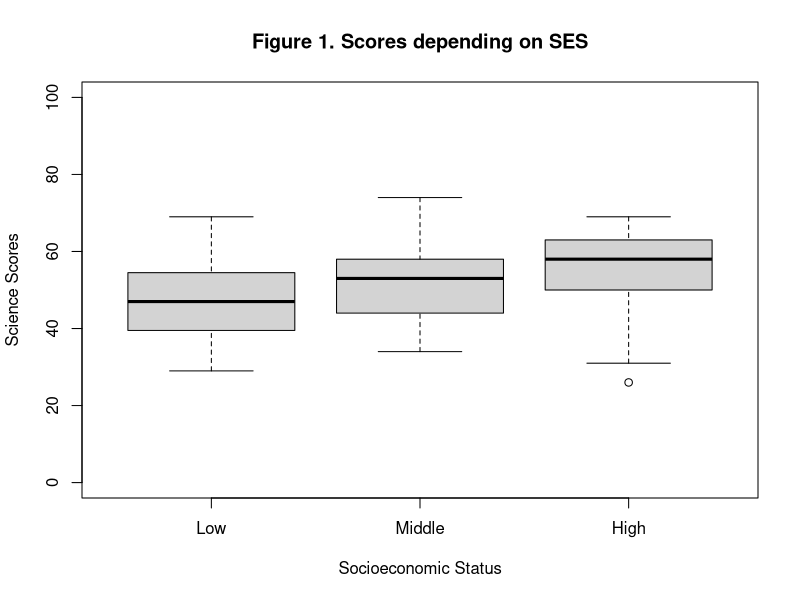
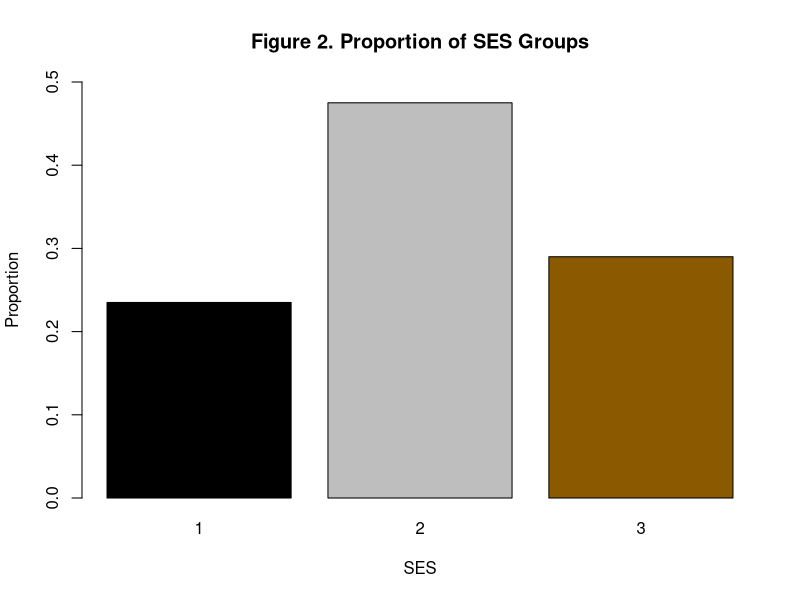
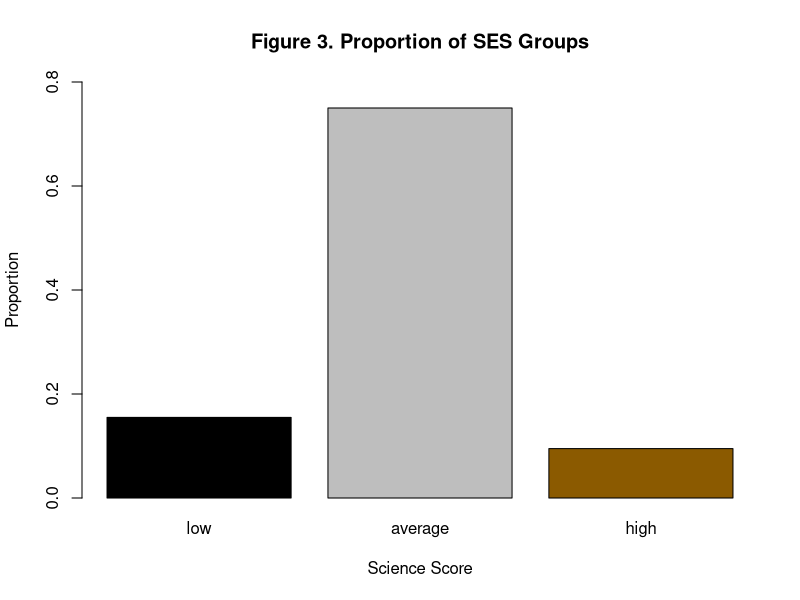
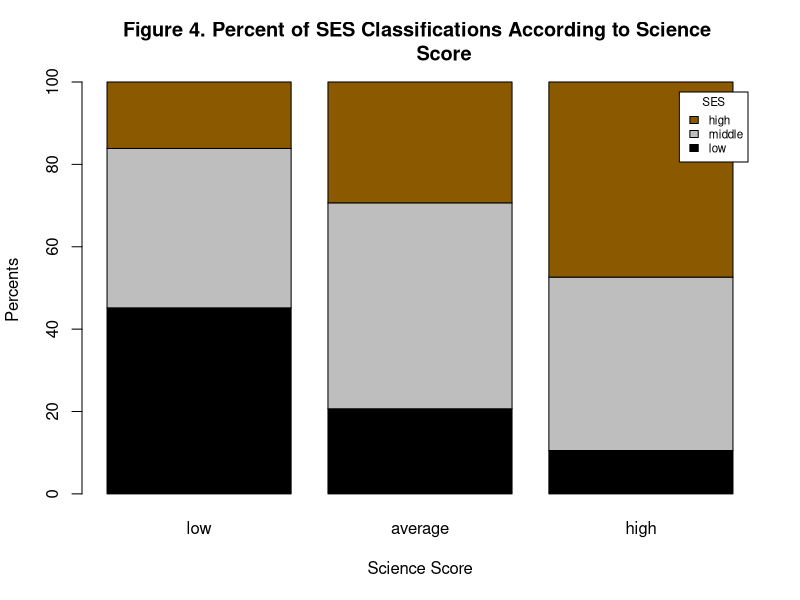
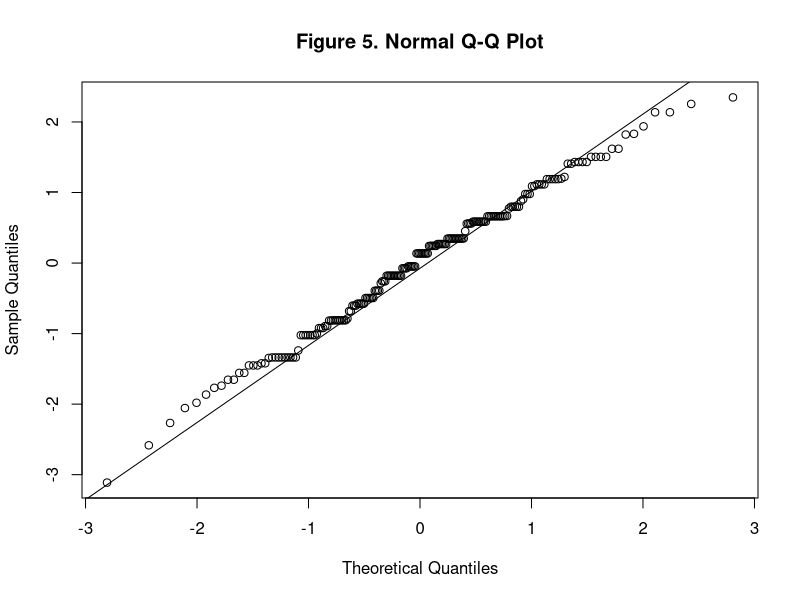
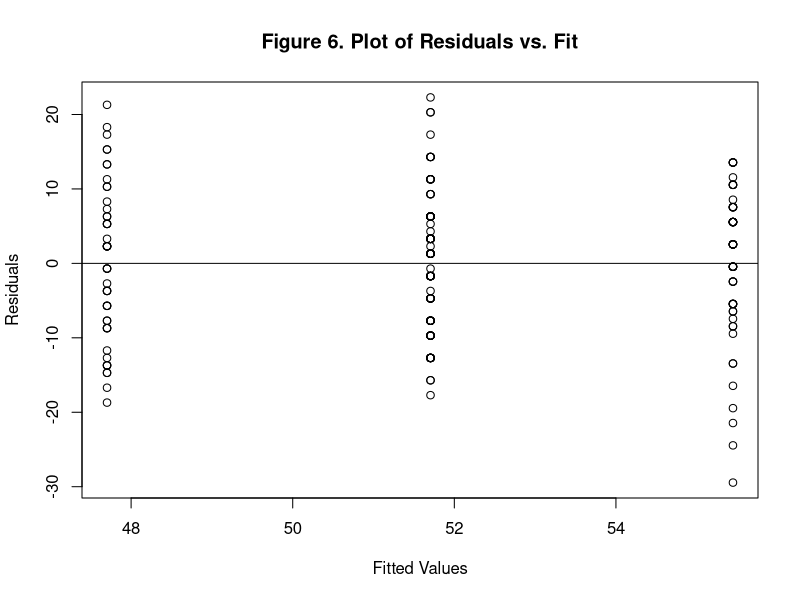
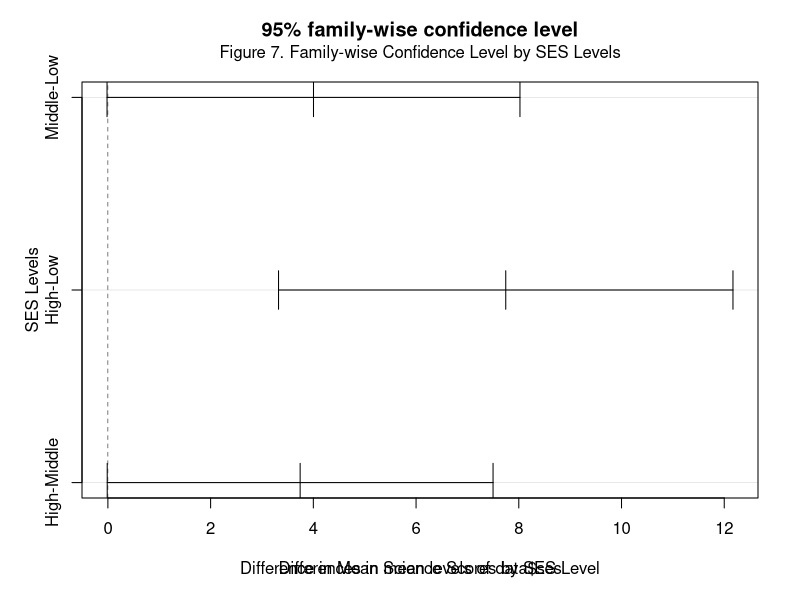

Here is the R script that generated these plots, in order:
## ---- chunk 1
# Clear the environment
rm(list = ls())

# Load the libraries
library(here)
library(dplyr)
library(rmarkdown)
library(tidyverse)

# Load data
data <- read.csv(here("Data", "hsb2.csv"))
the_data <- read.csv(here("Data", "hsb2.csv"))
## ---- chunk 2
# ses ordinal  (1=low 2=middle 3=high)  
data$ses <- factor(data$ses,
                   labels = c("Low",
                              "Middle",
                              "High"))

# Obtain boxplots.

boxplot(data$science ~ data$ses,
        ylim = c(0, 100),
        xlab = "Socioeconomic Status",
        ylab = "Science Scores",
        main = "Figure 1. Scores depending on SES")

## ---- chunk 3

hsb2_data <- read.csv(here("Data", "hsb2.csv"))

low_ses <- subset(hsb2_data, hsb2_data$ses == "1")
middle_ses <- subset(hsb2_data, hsb2_data$ses == "2")
high_ses <- subset(hsb2_data, hsb2_data$ses == "3")

sci_n <- nrow(hsb2_data)
sci_fivenum <- fivenum( hsb2_data$science)
sci_mean <- mean(hsb2_data$science)
sci_sd <- sd(hsb2_data$science)

round( c(N = sci_n, Min = sci_fivenum[1], Q1 = sci_fivenum[2],
         Med = sci_fivenum[3], Q3 = sci_fivenum[4], 
         Max = sci_fivenum[5], Mean = sci_mean, SD = sci_sd), 1)

## ---- chunk 4
ses_count <- table(hsb2_data$ses)
ses_count
## ---- chunk 5
race_count <- table(hsb2_data$race)
race_count

## ---- chunk 6
schtyp_count <- table(hsb2_data$schtyp)
schtyp_count
## ---- chunk 7
ses.prop <- prop.table(ses_count)

barplot(ses.prop,
        col = c( "black", "gray", "orange4"),
        main = "Figure 2. Proportion of SES Groups",
        xlab = "SES", 
        ylab = "Proportion", ylim = c(0, 0.5))

## ---- chunk 8
science_cat <- cut(hsb2_data$science, 
                   c( 0, 40, 65, 100))

levels(science_cat) <- c( "low", "average", "high")

science_count <- table(science_cat)


science_prop <- prop.table(science_count)

barplot(science_prop,
        col = c( "black", "gray", "orange4"),
        main = "Figure 3. Proportion of SES Groups",
        xlab = "Science Score", 
        ylab = "Proportion", ylim = c(0, 0.8))

## ---- chunk 9
ses_sc_counts = table(hsb2_data$ses, science_cat)

ses_sc_counts_percents = 100*prop.table(ses_sc_counts, 2)


barplot(ses_sc_counts_percents,
        col = c( "black", "gray", "orange4"),
        xlab = "Science Score",
        main = "Figure 4. Percent of SES Classifications According to Science 
        Score",
        ylab = "Percents",
        legend = c("low", "middle", "high"),
        args.legend = list(title = "SES", cex = .7))

## ---- chunk 10
ses_summary <- tapply(data$science, data$ses, summary)
ses_summary
ses_sd <- tapply(data$science, data$ses, sd)
ses_sd
## ---- chunk 11
model <- lm(data$science ~ data$ses)
std_residual <- rstandard(model)
qqnorm(std_residual, main = "Figure 5. Normal Q-Q Plot")
qqline(std_residual)
## ---- chunk 12
table(data$ses)
## ---- chunk 13
plot(model$fitted.values, model$residuals,
     xlab = "Fitted Values",
     ylab = "Residuals",
     main = "Figure 6. Plot of Residuals vs. Fit")

abline(0,0)
## ---- chunk 14
aov.model <- aov(data$science ~ data$ses)
aov.model
summary(aov.model)
## ---- chunk 15
 # Initialize objects
 mean_vector <- NULL
 n <- length(the_data$science)
## ---- chunk 16
# Loop

sesLow <- data[which(data$ses == "Low"),] 
sesMiddle <- data[which(data$ses == "Middle"),]
sesHigh <-  data[which(data$ses == "High"),]
nLow <- length(sesLow)
nMiddle <- length(sesMiddle)
nHigh <- length(sesHigh)
Diff <- NULL

# mean_Vector_Low <- NULL
# mean_Vector_Middle <- NULL 
# mean_Vector_High <- NULL

 for (i in 1:10000) {
   sampleLow <- sample(sesLow$science, nLow, replace = TRUE)
   mean_Vector_Low <- mean(sampleLow)
   sampleMiddle <- sample(sesMiddle$science, nMiddle, replace = TRUE)
   mean_Vector_Middle <- mean(sampleMiddle)
   sampleHigh <- sample(sesHigh$science, nHigh, replace = TRUE)
   mean_Vector_High <- mean(sampleHigh)
   
   Lower <- min(mean_Vector_Low,mean_Vector_Middle,mean_Vector_High)
   Higher <- max(mean_Vector_Low,mean_Vector_Middle,mean_Vector_High)
   Diff <- c(Diff, (Higher-Lower))
 }

# Sampling Distribution

Diff <- sort(Diff)
Boot_int <- c(Diff[251], Diff[9750])

## ---- chunk 17
aov.model <- aov(data$science ~ data$ses)
Tukey_results <- TukeyHSD(aov.model)
## ---- chunk 18
plot(Tukey_results)
mtext("Figure 7. Family-wise Confidence Level by SES Levels", 3, 1)
mtext("Difference in Mean Science Scores by SES Level", 1, 3)
mtext("SES Levels", 2, 2)
## ---- chunk 19
Tukey_results
